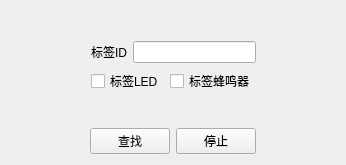
<?xml version="1.0" encoding="UTF-8"?>
<ui version="4.0">
 <class>FindTagForm</class>
 <widget class="QWidget" name="FindTagForm">
  <property name="geometry">
   <rect>
    <x>0</x>
    <y>0</y>
    <width>346</width>
    <height>165</height>
   </rect>
  </property>
  <property name="windowTitle">
   <string>Form</string>
  </property>
  <layout class="QVBoxLayout" name="verticalLayout_2">
   <item>
    <spacer name="verticalSpacer_2">
     <property name="orientation">
      <enum>Qt::Vertical</enum>
     </property>
     <property name="sizeHint" stdset="0">
      <size>
       <width>20</width>
       <height>24</height>
      </size>
     </property>
    </spacer>
   </item>
   <item>
    <layout class="QHBoxLayout" name="horizontalLayout_4">
     <item>
      <spacer name="horizontalSpacer_4">
       <property name="orientation">
        <enum>Qt::Horizontal</enum>
       </property>
       <property name="sizeHint" stdset="0">
        <size>
         <width>40</width>
         <height>20</height>
        </size>
       </property>
      </spacer>
     </item>
     <item>
      <layout class="QVBoxLayout" name="verticalLayout">
       <item>
        <layout class="QHBoxLayout" name="horizontalLayout">
         <item>
          <widget class="QLabel" name="label">
           <property name="text">
            <string>标签ID</string>
           </property>
          </widget>
         </item>
         <item>
          <widget class="QLineEdit" name="lineEdit"/>
         </item>
        </layout>
       </item>
       <item>
        <layout class="QHBoxLayout" name="horizontalLayout_2">
         <item>
          <widget class="QCheckBox" name="checkBox">
           <property name="text">
            <string>标签LED</string>
           </property>
          </widget>
         </item>
         <item>
          <widget class="QCheckBox" name="checkBox_2">
           <property name="text">
            <string>标签蜂鸣器</string>
           </property>
          </widget>
         </item>
        </layout>
       </item>
      </layout>
     </item>
     <item>
      <spacer name="horizontalSpacer_3">
       <property name="orientation">
        <enum>Qt::Horizontal</enum>
       </property>
       <property name="sizeHint" stdset="0">
        <size>
         <width>40</width>
         <height>20</height>
        </size>
       </property>
      </spacer>
     </item>
    </layout>
   </item>
   <item>
    <spacer name="verticalSpacer">
     <property name="orientation">
      <enum>Qt::Vertical</enum>
     </property>
     <property name="sizeHint" stdset="0">
      <size>
       <width>20</width>
       <height>24</height>
      </size>
     </property>
    </spacer>
   </item>
   <item>
    <layout class="QHBoxLayout" name="horizontalLayout_3">
     <item>
      <spacer name="horizontalSpacer">
       <property name="orientation">
        <enum>Qt::Horizontal</enum>
       </property>
       <property name="sizeHint" stdset="0">
        <size>
         <width>40</width>
         <height>20</height>
        </size>
       </property>
      </spacer>
     </item>
     <item>
      <widget class="QPushButton" name="pushButton">
       <property name="text">
        <string>查找</string>
       </property>
      </widget>
     </item>
     <item>
      <widget class="QPushButton" name="pushButton_2">
       <property name="text">
        <string>停止</string>
       </property>
      </widget>
     </item>
     <item>
      <spacer name="horizontalSpacer_2">
       <property name="orientation">
        <enum>Qt::Horizontal</enum>
       </property>
       <property name="sizeHint" stdset="0">
        <size>
         <width>40</width>
         <height>20</height>
        </size>
       </property>
      </spacer>
     </item>
    </layout>
   </item>
  </layout>
 </widget>
 <resources/>
 <connections/>
</ui>
